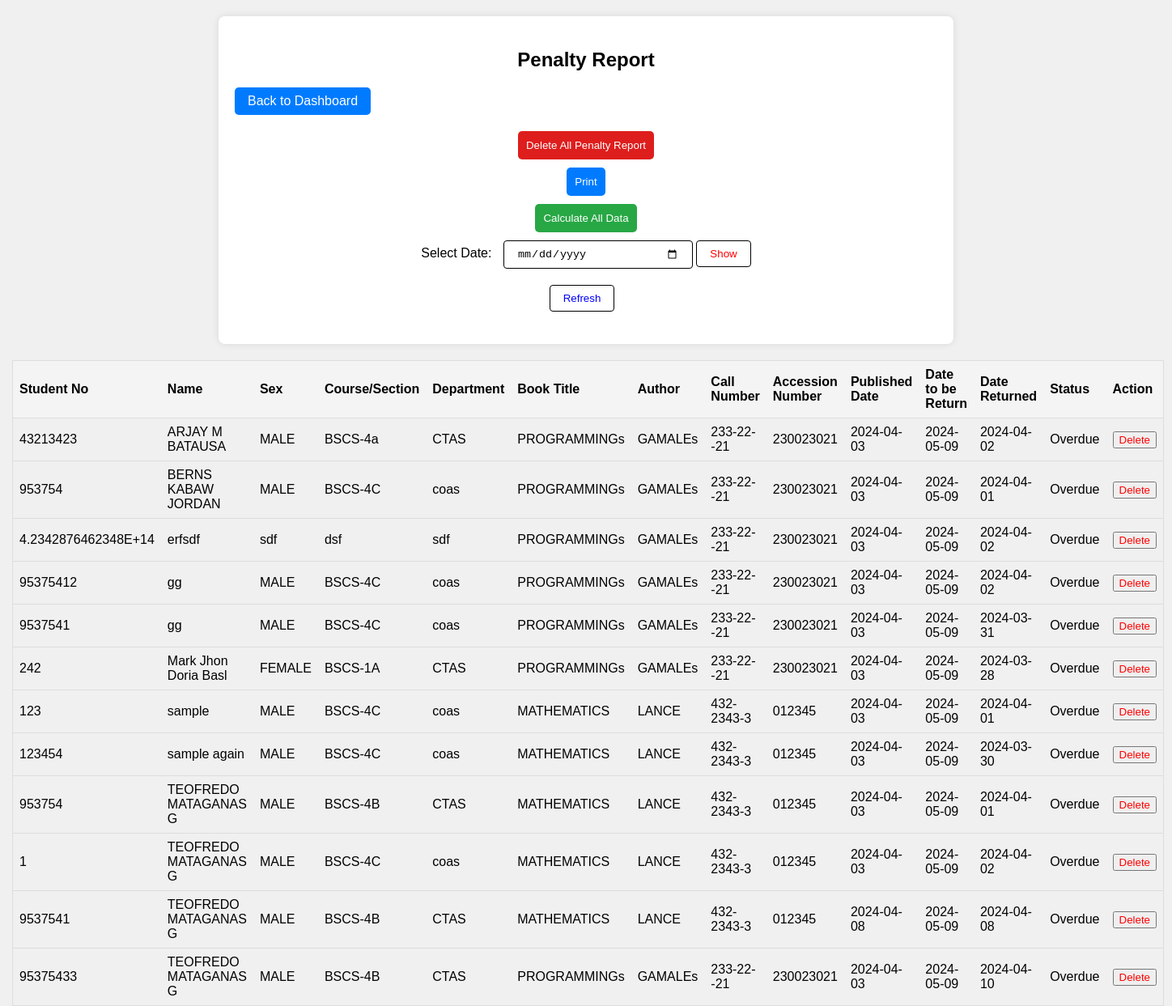
/penalty_report.php, run on the app's committed database.
### tables this page shows
CREATE TABLE IF NOT EXISTS `penalty_report` (
  `id` int(11) NOT NULL AUTO_INCREMENT,
  `student_id` varchar(20) NOT NULL,
  `name` varchar(20) NOT NULL,
  `sex` varchar(10) NOT NULL,
  `course_section` varchar(20) NOT NULL,
  `department` varchar(30) NOT NULL,
  `book_title` varchar(50) NOT NULL,
  `author` varchar(20) NOT NULL,
  `call_num` varchar(20) NOT NULL,
  `accession_num` varchar(20) NOT NULL,
  `published_date` date NOT NULL,
  `date_return` date NOT NULL,
  `status` varchar(20) NOT NULL,
  PRIMARY KEY (`id`)
);

### penalty_report.php (the view, shortened to what this page needs)
<!DOCTYPE html>
<html lang="en">
<head>
    <link rel="stylesheet" href="css/Borrowed_reports.css">
</head>
<body>
<div class="container">
    <h2>Penalty Report</h2>
    <a href="Dashboard.php" class="back-btn">Back to Dashboard</a>
    <div class="button-group">
        <form method="POST" action="delete_all_penalty_report.php" class="delete-all-form">
            <button type="submit" class="delete-all-btn">Delete All Penalty Report</button>
        </form>
        <button onclick="printTable()" class="print-btn">Print</button>
        <form method="GET" action="total_penalty_report.php" class="calculate-all-form">
            <button type="submit" class="calculate-all-btn">Calculate All Data</button>
        </form>
    </div>
     <form method="GET" action="penalty_report.php" class="date-filter-form">
        <label for="date">Select Date:</label>
        <input type="date" id="date" name="date">
        <button type="submit" class="filter-btn">Show</button>
    </form>
    <form method="GET" action="penalty_report.php" class="refresh-form">
        <button type="submit" name="refresh" class="refresh-btn">Refresh</button>
    </form>
</div>
<table class="returned-books-table">
    <thead>
        <tr>
            <th>Student No</th>
            <th>Name</th>
            <th>Sex</th>
            <th>Course/Section</th>
            <th>Department</th>
            <th>Book Title</th>
            <th>Author</th>
            <th>Call Number</th>
            <th>Accession Number</th>
            <th>Published Date</th>
            <th>Date to be Return</th>
            <th>Date Returned</th>
            <th>Status</th>
            <th class="action-column">Action</th>
        </tr>
    </thead>
    <tbody>
        <?php
        require_once 'connect.php';
        $query = "SELECT * FROM `penalty_report` WHERE 1=1";
        $sortOrder = isset($_GET['sort']) && ($_GET['sort'] == 'desc') ? 'DESC' : 'ASC';
        $query .= " ORDER BY SUBSTRING_INDEX(`name`, ' ', 1) $sortOrder";
        $result = $conn->query($query);
        if ($result && $result->num_rows > 0) {
            while ($row = $result->fetch_assoc()) {
                echo "<tr>";
                echo "<td>{$row['student_id']}</td>";
                echo "<td>{$row['name']}</td>";
                echo "<td>{$row['sex']}</td>";
                echo "<td>{$row['course_section']}</td>";
                echo "<td>{$row['department']}</td>";
                echo "<td>{$row['book_title']}</td>";
                echo "<td>{$row['author']}</td>";
                echo "<td>{$row['call_num']}</td>";
                echo "<td>{$row['accession_num']}</td>";
                echo "<td>{$row['published_date']}</td>";
                echo "<td>" . date('Y-m-d') . "</td>";
                echo "<td>{$row['date_return']}</td>";
                echo "<td>{$row['status']}</td>";
                echo "<td class='action-column'><form method='POST' action='delete_penalty_report.php'>";
                echo "<button type='submit' style='color: red;'>Delete</button>";
                echo "</form></td>";
                echo "</tr>";
            }
        } else {
            echo "<tr><td colspan='13' style='color: red; text-align: center;'>No overdue records found.</td></tr>";
        }
        ?>
    </tbody>
</table>
</body>
</html>

### css/Borrowed_reports.css (style rules this page uses)
body { font-family: Arial, sans-serif; margin: 0; padding: 0; background-color: #f0f0f0; }
.container { width: 60%; margin: 20px auto; padding: 20px; background-color: #fff; border-radius: 8px; box-shadow: 0 0 10px rgba(0, 0, 0, 0.1); display: flex; flex-direction: column; align-items: center; }
h2 { text-align: center; margin-bottom: 20px; }
.back-btn { padding: 8px 16px; margin-right: 700px; background-color: #007bff; color: #fff; text-decoration: none; border-radius: 5px; margin-bottom: 20px; }
.button-group { display: flex; flex-direction: column; align-items: center; }
.delete-all-btn, .print-btn, .calculate-all-btn { padding: 10px; border: none; border-radius: 5px; margin-bottom: 10px; }
.delete-all-btn { background-color: #de1e1d; color: #fff; }
.print-btn { background-color: #007bff; color: #fff; }
.calculate-all-btn { background-color: #28a745; color: #fff; }
.returned-books-table { width: 98%; margin-top: 20px; margin-left: 15px; border-collapse: collapse; border: 1px solid #ddd; }
.returned-books-table th, .returned-books-table td { padding: 8px; text-align: left; border-bottom: 1px solid #ddd; }
.returned-books-table th { background-color: #f4f4f4; color: black; }
.returned-books-table td:last-child { text-align: center; }
.date-filter-form, .refresh-form { margin-bottom: 20px; }
.date-filter-form label, .refresh-form button { margin-right: 10px; }
.date-filter-form input[type="date"], .date-filter-form button, .refresh-form button { padding: 8px 16px; border: 1px solid #000; background-color: #fff; color: #000; cursor: pointer; border-radius: 4px; }
.date-filter-form input[type="date"] { width: 200px; }
.date-filter-form button.filter-btn { color: red; }
.refresh-form button.refresh-btn { color: blue; }

### data on the page
penalty_report: student "43213423", name "ARJAY M BATAUSA", sex "MALE", course_section "BSCS-4a", department "CTAS", book_title "PROGRAMMINGs", author "GAMALEs", call_num "233-22--21", accession_num "230023021", published_date "2024-04-03", date_return "2024-04-02", status "Overdue"
penalty_report: student "953754", name "BERNS KABAW JORDAN", sex "MALE", course_section "BSCS-4C", department "coas", book_title "PROGRAMMINGs", author "GAMALEs", call_num "233-22--21", accession_num "230023021", published_date "2024-04-03", date_return "2024-04-01", status "Overdue"
penalty_report: student "4.2342876462348E+14", name "erfsdf", sex "sdf", course_section "dsf", department "sdf", book_title "PROGRAMMINGs", author "GAMALEs", call_num "233-22--21", accession_num "230023021", published_date "2024-04-03", date_return "2024-04-02", status "Overdue"
penalty_report: student "95375412", name "gg", sex "MALE", course_section "BSCS-4C", department "coas", book_title "PROGRAMMINGs", author "GAMALEs", call_num "233-22--21", accession_num "230023021", published_date "2024-04-03", date_return "2024-04-02", status "Overdue"
penalty_report: student "9537541", name "gg", sex "MALE", course_section "BSCS-4C", department "coas", book_title "PROGRAMMINGs", author "GAMALEs", call_num "233-22--21", accession_num "230023021", published_date "2024-04-03", date_return "2024-03-31", status "Overdue"
penalty_report: student "242", name "Mark Jhon Doria Basl", sex "FEMALE", course_section "BSCS-1A", department "CTAS", book_title "PROGRAMMINGs", author "GAMALEs", call_num "233-22--21", accession_num "230023021", published_date "2024-04-03", date_return "2024-03-28", status "Overdue"
penalty_report: student "123", name "sample", sex "MALE", course_section "BSCS-4C", department "coas", book_title "MATHEMATICS", author "LANCE", call_num "432-2343-3", accession_num "012345", published_date "2024-04-03", date_return "2024-04-01", status "Overdue"
penalty_report: student "123454", name "sample again", sex "MALE", course_section "BSCS-4C", department "coas", book_title "MATHEMATICS", author "LANCE", call_num "432-2343-3", accession_num "012345", published_date "2024-04-03", date_return "2024-03-30", status "Overdue"
penalty_report: student "953754", name "TEOFREDO MATAGANAS G", sex "MALE", course_section "BSCS-4B", department "CTAS", book_title "MATHEMATICS", author "LANCE", call_num "432-2343-3", accession_num "012345", published_date "2024-04-03", date_return "2024-04-01", status "Overdue"
penalty_report: student "1", name "TEOFREDO MATAGANAS G", sex "MALE", course_section "BSCS-4C", department "coas", book_title "MATHEMATICS", author "LANCE", call_num "432-2343-3", accession_num "012345", published_date "2024-04-03", date_return "2024-04-02", status "Overdue"
penalty_report: student "9537541", name "TEOFREDO MATAGANAS G", sex "MALE", course_section "BSCS-4B", department "CTAS", book_title "MATHEMATICS", author "LANCE", call_num "432-2343-3", accession_num "012345", published_date "2024-04-08", date_return "2024-04-08", status "Overdue"
penalty_report: student "95375433", name "TEOFREDO MATAGANAS G", sex "MALE", course_section "BSCS-4B", department "CTAS", book_title "PROGRAMMINGs", author "GAMALEs", call_num "233-22--21", accession_num "230023021", published_date "2024-04-03", date_return "2024-04-10", status "Overdue"
